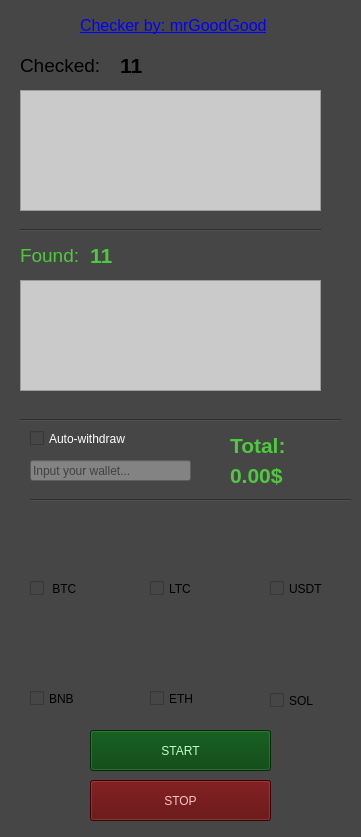
<?xml version="1.0" encoding="UTF-8"?>
<ui version="4.0">
 <class>MainWindow</class>
 <widget class="QMainWindow" name="MainWindow">
  <property name="geometry">
   <rect>
    <x>0</x>
    <y>0</y>
    <width>361</width>
    <height>837</height>
   </rect>
  </property>
  <property name="font">
   <font>
    <family>Montserrat Medium</family>
    <pointsize>10</pointsize>
    <weight>7</weight>
    <italic>false</italic>
    <bold>false</bold>
   </font>
  </property>
  <property name="windowTitle">
   <string>SGLS CryptoBrute v2.8</string>
  </property>
  <property name="styleSheet">
   <string notr="true">font: 57 10pt &quot;Montserrat Medium&quot;;
background-color: rgb(70, 70, 70);</string>
  </property>
  <widget class="QWidget" name="centralwidget">
   <widget class="QCheckBox" name="btc_checkBox">
    <property name="geometry">
     <rect>
      <x>30</x>
      <y>580</y>
      <width>70</width>
      <height>17</height>
     </rect>
    </property>
    <property name="text">
     <string> BTC</string>
    </property>
   </widget>
   <widget class="QCheckBox" name="ltc_Checkbox">
    <property name="geometry">
     <rect>
      <x>150</x>
      <y>580</y>
      <width>70</width>
      <height>17</height>
     </rect>
    </property>
    <property name="text">
     <string>LTC</string>
    </property>
   </widget>
   <widget class="QCheckBox" name="usdt_checkbox">
    <property name="geometry">
     <rect>
      <x>270</x>
      <y>580</y>
      <width>70</width>
      <height>17</height>
     </rect>
    </property>
    <property name="text">
     <string>USDT </string>
    </property>
   </widget>
   <widget class="QLabel" name="usdticon">
    <property name="geometry">
     <rect>
      <x>270</x>
      <y>510</y>
      <width>61</width>
      <height>61</height>
     </rect>
    </property>
    <property name="text">
     <string>&lt;html&gt;&lt;head/&gt;&lt;body&gt;&lt;p&gt;&lt;img src=&quot;:/usdt/usdt.png&quot;/&gt;&lt;/p&gt;&lt;/body&gt;&lt;/html&gt;</string>
    </property>
    <property name="scaledContents">
     <bool>true</bool>
    </property>
   </widget>
   <widget class="QLabel" name="ltcicon">
    <property name="geometry">
     <rect>
      <x>150</x>
      <y>510</y>
      <width>61</width>
      <height>61</height>
     </rect>
    </property>
    <property name="text">
     <string>&lt;html&gt;&lt;head/&gt;&lt;body&gt;&lt;p&gt;&lt;img src=&quot;:/usdt/ltc.png&quot;/&gt;&lt;/p&gt;&lt;/body&gt;&lt;/html&gt;</string>
    </property>
    <property name="scaledContents">
     <bool>true</bool>
    </property>
   </widget>
   <widget class="QLabel" name="btcicon">
    <property name="geometry">
     <rect>
      <x>30</x>
      <y>510</y>
      <width>61</width>
      <height>61</height>
     </rect>
    </property>
    <property name="text">
     <string>&lt;html&gt;&lt;head/&gt;&lt;body&gt;&lt;p&gt;&lt;img src=&quot;:/usdt/btc.png&quot;/&gt;&lt;/p&gt;&lt;/body&gt;&lt;/html&gt;</string>
    </property>
    <property name="scaledContents">
     <bool>true</bool>
    </property>
   </widget>
   <widget class="QPushButton" name="startBtn">
    <property name="geometry">
     <rect>
      <x>90</x>
      <y>730</y>
      <width>181</width>
      <height>41</height>
     </rect>
    </property>
    <property name="styleSheet">
     <string notr="true">color: rgb(192, 255, 198);
background-color: rgb(0, 65, 9);
border-color: rgb(255, 255, 255);</string>
    </property>
    <property name="text">
     <string>START</string>
    </property>
   </widget>
   <widget class="QPushButton" name="stopBtn">
    <property name="geometry">
     <rect>
      <x>90</x>
      <y>780</y>
      <width>181</width>
      <height>41</height>
     </rect>
    </property>
    <property name="styleSheet">
     <string notr="true">color: rgb(255, 192, 193);
background-color: rgb(89, 0, 1);
border-color: rgb(255, 255, 255);</string>
    </property>
    <property name="text">
     <string>STOP</string>
    </property>
   </widget>
   <widget class="QListWidget" name="checked">
    <property name="geometry">
     <rect>
      <x>20</x>
      <y>280</y>
      <width>301</width>
      <height>111</height>
     </rect>
    </property>
    <property name="styleSheet">
     <string notr="true">background-color: rgb(202, 202, 202);
color: rgb(0, 171, 48);</string>
    </property>
    <property name="verticalScrollBarPolicy">
     <enum>Qt::ScrollBarAlwaysOff</enum>
    </property>
   </widget>
   <widget class="Line" name="line">
    <property name="geometry">
     <rect>
      <x>20</x>
      <y>220</y>
      <width>301</width>
      <height>20</height>
     </rect>
    </property>
    <property name="orientation">
     <enum>Qt::Horizontal</enum>
    </property>
   </widget>
   <widget class="QLabel" name="label_4">
    <property name="geometry">
     <rect>
      <x>20</x>
      <y>240</y>
      <width>71</width>
      <height>31</height>
     </rect>
    </property>
    <property name="styleSheet">
     <string notr="true">color: rgb(79, 201, 62);</string>
    </property>
    <property name="text">
     <string>&lt;html&gt;&lt;head/&gt;&lt;body&gt;&lt;p&gt;&lt;span style=&quot; font-size:14pt;&quot;&gt;Found: &lt;/span&gt;</string>
    </property>
   </widget>
   <widget class="QListWidget" name="operational">
    <property name="geometry">
     <rect>
      <x>20</x>
      <y>90</y>
      <width>301</width>
      <height>121</height>
     </rect>
    </property>
    <property name="styleSheet">
     <string notr="true">background-color: rgb(202, 202, 202);</string>
    </property>
    <property name="verticalScrollBarPolicy">
     <enum>Qt::ScrollBarAlwaysOff</enum>
    </property>
    <property name="horizontalScrollBarPolicy">
     <enum>Qt::ScrollBarAlwaysOff</enum>
    </property>
   </widget>
   <widget class="QLabel" name="label_5">
    <property name="geometry">
     <rect>
      <x>20</x>
      <y>50</y>
      <width>91</width>
      <height>31</height>
     </rect>
    </property>
    <property name="text">
     <string>&lt;html&gt;&lt;head/&gt;&lt;body&gt;&lt;p&gt;&lt;span style=&quot; font-size:14pt;&quot;&gt;Checked: &lt;/span&gt;</string>
    </property>
   </widget>
   <widget class="Line" name="line_2">
    <property name="geometry">
     <rect>
      <x>20</x>
      <y>410</y>
      <width>321</width>
      <height>20</height>
     </rect>
    </property>
    <property name="orientation">
     <enum>Qt::Horizontal</enum>
    </property>
   </widget>
   <widget class="QLabel" name="foundText">
    <property name="geometry">
     <rect>
      <x>90</x>
      <y>240</y>
      <width>101</width>
      <height>31</height>
     </rect>
    </property>
    <property name="styleSheet">
     <string notr="true">color: rgb(11, 171, 0)</string>
    </property>
    <property name="text">
     <string>&lt;html&gt;&lt;head/&gt;&lt;body&gt;&lt;p&gt;&lt;span style=&quot; font-size:16pt; font-weight:600; color:#4fc93e;&quot;&gt;11&lt;/span&gt;&lt;/p&gt;&lt;/body&gt;&lt;/html&gt;</string>
    </property>
   </widget>
   <widget class="QLabel" name="cgcheckedText">
    <property name="geometry">
     <rect>
      <x>120</x>
      <y>50</y>
      <width>201</width>
      <height>31</height>
     </rect>
    </property>
    <property name="text">
     <string>&lt;html&gt;&lt;head/&gt;&lt;body&gt;&lt;p&gt;&lt;span style=&quot; font-size:16pt; font-weight:600; color:#000000;&quot;&gt;11&lt;/span&gt;&lt;/p&gt;&lt;/body&gt;&lt;/html&gt;</string>
    </property>
   </widget>
   <widget class="Line" name="line_3">
    <property name="geometry">
     <rect>
      <x>30</x>
      <y>490</y>
      <width>321</width>
      <height>20</height>
     </rect>
    </property>
    <property name="orientation">
     <enum>Qt::Horizontal</enum>
    </property>
   </widget>
   <widget class="QCheckBox" name="autoWithdrawCheckBox">
    <property name="geometry">
     <rect>
      <x>30</x>
      <y>430</y>
      <width>121</width>
      <height>17</height>
     </rect>
    </property>
    <property name="styleSheet">
     <string notr="true">color: rgb(255, 255, 255);</string>
    </property>
    <property name="text">
     <string>Auto-withdraw</string>
    </property>
   </widget>
   <widget class="QLineEdit" name="lineEdit">
    <property name="geometry">
     <rect>
      <x>30</x>
      <y>460</y>
      <width>161</width>
      <height>21</height>
     </rect>
    </property>
    <property name="styleSheet">
     <string notr="true">background-color: rgb(131, 131, 131);</string>
    </property>
    <property name="placeholderText">
     <string>Input your wallet...</string>
    </property>
   </widget>
   <widget class="QLabel" name="label_6">
    <property name="geometry">
     <rect>
      <x>155</x>
      <y>431</y>
      <width>21</width>
      <height>21</height>
     </rect>
    </property>
    <property name="text">
     <string>&lt;html&gt;&lt;head/&gt;&lt;body&gt;&lt;p&gt;&lt;img src=&quot;:/usdt/savelittle.png&quot;/&gt;&lt;br/&gt;&lt;/p&gt;&lt;/body&gt;&lt;/html&gt;</string>
    </property>
    <property name="scaledContents">
     <bool>true</bool>
    </property>
   </widget>
   <widget class="QLabel" name="totalWithdrawed">
    <property name="geometry">
     <rect>
      <x>230</x>
      <y>430</y>
      <width>71</width>
      <height>31</height>
     </rect>
    </property>
    <property name="styleSheet">
     <string notr="true">color: rgb(79, 201, 62);</string>
    </property>
    <property name="text">
     <string>&lt;html&gt;&lt;head/&gt;&lt;body&gt;&lt;p&gt;&lt;span style=&quot; font-size:16pt; font-weight:600;&quot;&gt;Total:&lt;/span&gt;&lt;/p&gt;&lt;/body&gt;&lt;/html&gt;</string>
    </property>
   </widget>
   <widget class="QLabel" name="totalWithdrawedSum">
    <property name="geometry">
     <rect>
      <x>230</x>
      <y>460</y>
      <width>121</width>
      <height>31</height>
     </rect>
    </property>
    <property name="styleSheet">
     <string notr="true">color: rgb(79, 201, 62);</string>
    </property>
    <property name="text">
     <string>&lt;html&gt;&lt;head/&gt;&lt;body&gt;&lt;p&gt;&lt;span style=&quot; font-size:16pt; font-weight:600;&quot;&gt;0.00$&lt;/span&gt;&lt;/p&gt;&lt;/body&gt;&lt;/html&gt;</string>
    </property>
   </widget>
   <widget class="QLabel" name="ethicon">
    <property name="geometry">
     <rect>
      <x>150</x>
      <y>620</y>
      <width>61</width>
      <height>61</height>
     </rect>
    </property>
    <property name="text">
     <string>&lt;html&gt;&lt;head/&gt;&lt;body&gt;&lt;p&gt;&lt;img src=&quot;:/usdt/eth.png&quot;/&gt;&lt;/p&gt;&lt;/body&gt;&lt;/html&gt;</string>
    </property>
    <property name="scaledContents">
     <bool>true</bool>
    </property>
   </widget>
   <widget class="QLabel" name="bnbicon">
    <property name="geometry">
     <rect>
      <x>30</x>
      <y>620</y>
      <width>61</width>
      <height>61</height>
     </rect>
    </property>
    <property name="text">
     <string>&lt;html&gt;&lt;head/&gt;&lt;body&gt;&lt;p&gt;&lt;img src=&quot;:/usdt/bnb.png&quot;/&gt;&lt;/p&gt;&lt;/body&gt;&lt;/html&gt;</string>
    </property>
    <property name="scaledContents">
     <bool>true</bool>
    </property>
   </widget>
   <widget class="QCheckBox" name="bnb_checkBox">
    <property name="geometry">
     <rect>
      <x>30</x>
      <y>690</y>
      <width>70</width>
      <height>17</height>
     </rect>
    </property>
    <property name="text">
     <string>BNB</string>
    </property>
   </widget>
   <widget class="QCheckBox" name="sol_checkBox">
    <property name="geometry">
     <rect>
      <x>270</x>
      <y>690</y>
      <width>61</width>
      <height>21</height>
     </rect>
    </property>
    <property name="text">
     <string>SOL</string>
    </property>
   </widget>
   <widget class="QCheckBox" name="eth_checkBox">
    <property name="geometry">
     <rect>
      <x>150</x>
      <y>690</y>
      <width>70</width>
      <height>17</height>
     </rect>
    </property>
    <property name="text">
     <string>ETH</string>
    </property>
   </widget>
   <widget class="QLabel" name="solanaicon">
    <property name="geometry">
     <rect>
      <x>270</x>
      <y>620</y>
      <width>61</width>
      <height>61</height>
     </rect>
    </property>
    <property name="text">
     <string>&lt;html&gt;&lt;head/&gt;&lt;body&gt;&lt;p&gt;&lt;img src=&quot;:/usdt/sol.png&quot;/&gt;&lt;/p&gt;&lt;/body&gt;&lt;/html&gt;</string>
    </property>
    <property name="scaledContents">
     <bool>true</bool>
    </property>
   </widget>
   <widget class="QLabel" name="label_7">
    <property name="geometry">
     <rect>
      <x>330</x>
      <y>280</y>
      <width>21</width>
      <height>21</height>
     </rect>
    </property>
    <property name="text">
     <string>&lt;html&gt;&lt;head/&gt;&lt;body&gt;&lt;p&gt;&lt;img src=&quot;:/usdt/savelittle.png&quot;/&gt;&lt;br/&gt;&lt;/p&gt;&lt;/body&gt;&lt;/html&gt;</string>
    </property>
    <property name="scaledContents">
     <bool>true</bool>
    </property>
   </widget>
   <widget class="QLabel" name="author">
    <property name="geometry">
     <rect>
      <x>80</x>
      <y>10</y>
      <width>211</width>
      <height>31</height>
     </rect>
    </property>
    <property name="styleSheet">
     <string notr="true">color: rgb(79, 201, 62);</string>
    </property>
    <property name="text">
     <string>&lt;html&gt;&lt;head/&gt;&lt;body&gt;&lt;p&gt;&lt;a href=&quot;https://t.me/mr_goodgood&quot;&gt;&lt;span style=&quot; font-size:12pt; text-decoration: underline; color:#0000ff;&quot;&gt;Checker by: mrGoodGood&lt;/span&gt;&lt;/a&gt;&lt;/p&gt;&lt;/body&gt;&lt;/html&gt;</string>
    </property>
   </widget>
  </widget>
 </widget>
 <resources>
  <include location="E:/logs/pls1.qrc"/>
 </resources>
 <connections/>
</ui>
